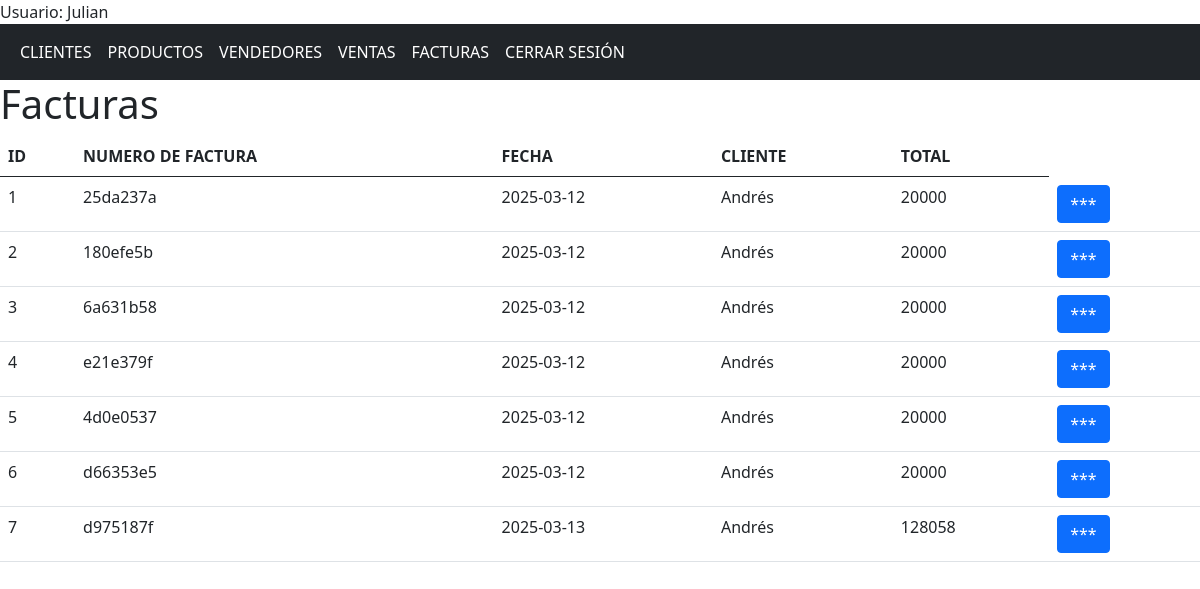
Page /facturas (signed in) on the earlier database version.
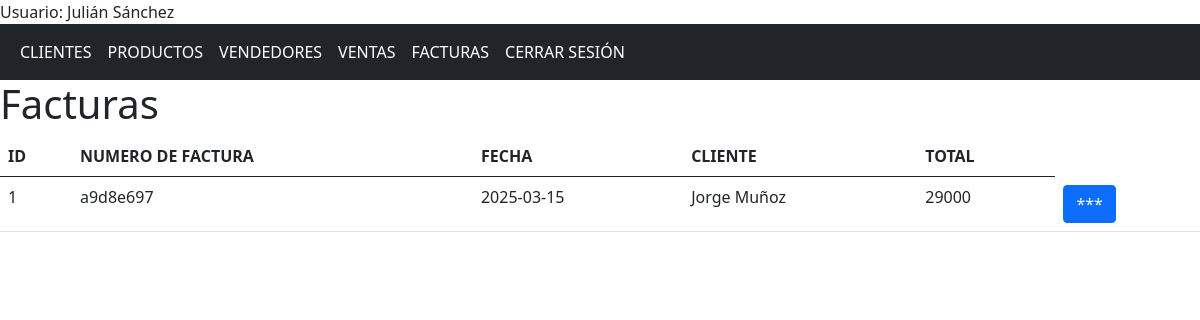
Same page on the later database version.
### app/models/models.py (models this page shows, shortened)
class Usuario(db.Model, UserMixin):
    id = db.Column(db.Integer, primary_key = True)
    nombre = db.Column(db.String(150), nullable = False)
    correo = db.Column(db.String(150), nullable = False, unique = True)
    contrasena = db.Column(db.String(150), nullable = False)

class Factura(db.Model):
    id = db.Column(db.Integer, primary_key = True)
    numero_factura = db.Column(db.String(150), nullable = False, unique = True)
    fecha_emision = db.Column(db.Date, default=func.current_date())
    total = db.Column(db.Integer, nullable = False)
    id_cliente = db.Column(db.Integer, db.ForeignKey('cliente.id'), nullable = False)
    id_compra = db.Column(db.Integer, db.ForeignKey('compra.id'), nullable=True)
    productos = db.relationship('FacturaProducto', backref='factura', cascade="all, delete")

class Cliente(db.Model):
    id = db.Column(db.Integer, primary_key = True)
    nombre = db.Column(db.String(150), nullable = False)
    direccion = db.Column(db.String(150), nullable = False)
    telefono = db.Column(db.String(15), nullable = False)
    correo = db.Column(db.String(150), nullable = False, unique = True)
    tipo_cliente = db.Column(db.String(20), nullable = False)
    estado = db.Column(db.String(25), nullable = False)
    compras = db.relationship('Compra', backref = 'cliente', cascade="all, delete")
    facturas = db.relationship('Factura', backref ='cliente', cascade="all, delete")

### app/controllers/nav.py (the view)
@nav.route('/facturas')
@login_required
def facturas():
    facturas = Factura.query.all()
    return render_template('facturas.html', facturas = facturas)

### app/templates/facturas.html (shortened to what this page needs)
{% extends "base.html" %}
{% block contenido%}
<h1>Facturas</h1>
<div>
    <table class="table table-hover">
        <thead>
            <th>ID</th>
            <th>NUMERO DE FACTURA</th>
            <th>FECHA</th>
            <th>CLIENTE</th>
            <th>TOTAL</th>
        </thead>
        <tbody>
            {% for factura in facturas %}
            <tr>
                <td>{{ factura.id }}</td>
                <td>{{ factura.numero_factura }}</td>
                <td>{{ factura.fecha_emision }}</td>
                <td>{{ factura.cliente.nombre }}</td>
                <td>{{ factura.total }}</td>
                <td><button class="btn btn-primary boton_info" value="{{factura.id}}">***</button></td>
            </tr>
            {% endfor %}
        </tbody>
    </table>
</div>
{% endblock %}

### app/templates/base.html (shortened to what this page needs)
<!DOCTYPE html>
<html lang="en">
<head>
    <link href="https://cdn.jsdelivr.net/npm/bootstrap@5.0.2/dist/css/bootstrap.min.css" rel="stylesheet">
    <link rel="stylesheet" href="{{ url_for('static', filename='css/styles.css') }}">
</head>
<body>
    {% if current_user.is_authenticated %}
    <div>Usuario: {{ current_user.nombre }}</div>
    {% endif %}
    <nav class="navbar navbar-expand-sm bg-dark navbar-dark">
        <div class="container-fluid">
            <ul class="navbar-nav">
                {% if current_user.is_authenticated %}
                <li class="nav-item">
                    <a class="nav-link active" href="{{url_for('nav.clientes')}}"> CLIENTES</a>
                </li>
                <li class="nav-item">
                    <a class="nav-link active" href="{{url_for('nav.productos')}}">PRODUCTOS</a>
                </li>
                <li class="nav-item">
                    <a class="nav-link active" href="{{url_for('nav.vendedores')}}">VENDEDORES</a>
                </li>
                <li class="nav-item">
                    <a class="nav-link active" href="{{url_for('nav.compras')}}">VENTAS</a>
                </li>
                <li class="nav-item">
                    <a class="nav-link active" href="{{url_for('nav.facturas')}}">FACTURAS</a>
                </li>
                <li class="nav-item">
                    <a class="nav-link active" href="{{url_for('aut.logout')}}">CERRAR SESIÓN</a>
                </li>
                {% endif %}
            </ul>
        </div>
    </nav>
    {%block contenido%}{%endblock%}
</body>
</html>

Differences in the rows shown:
removed Factura: id "2", numero_factura "180efe5b", fecha_emision "2025-03-12", cliente.nombre "Andrés", total "20000"
removed Factura: id "3", numero_factura "6a631b58", fecha_emision "2025-03-12", cliente.nombre "Andrés", total "20000"
removed Factura: id "4", numero_factura "e21e379f", fecha_emision "2025-03-12", cliente.nombre "Andrés", total "20000"
removed Factura: id "5", numero_factura "4d0e0537", fecha_emision "2025-03-12", cliente.nombre "Andrés", total "20000"
removed Factura: id "6", numero_factura "d66353e5", fecha_emision "2025-03-12", cliente.nombre "Andrés", total "20000"
removed Factura: id "7", numero_factura "d975187f", fecha_emision "2025-03-13", cliente.nombre "Andrés", total "128058"
changed Usuario: nombre "Julian" → "Julián Sánchez"
changed Factura id 1: numero_factura "25da237a" → "a9d8e697"; fecha_emision "2025-03-12" → "2025-03-15"; cliente.nombre "Andrés" → "Jorge Muñoz"; total "20000" → "29000"
